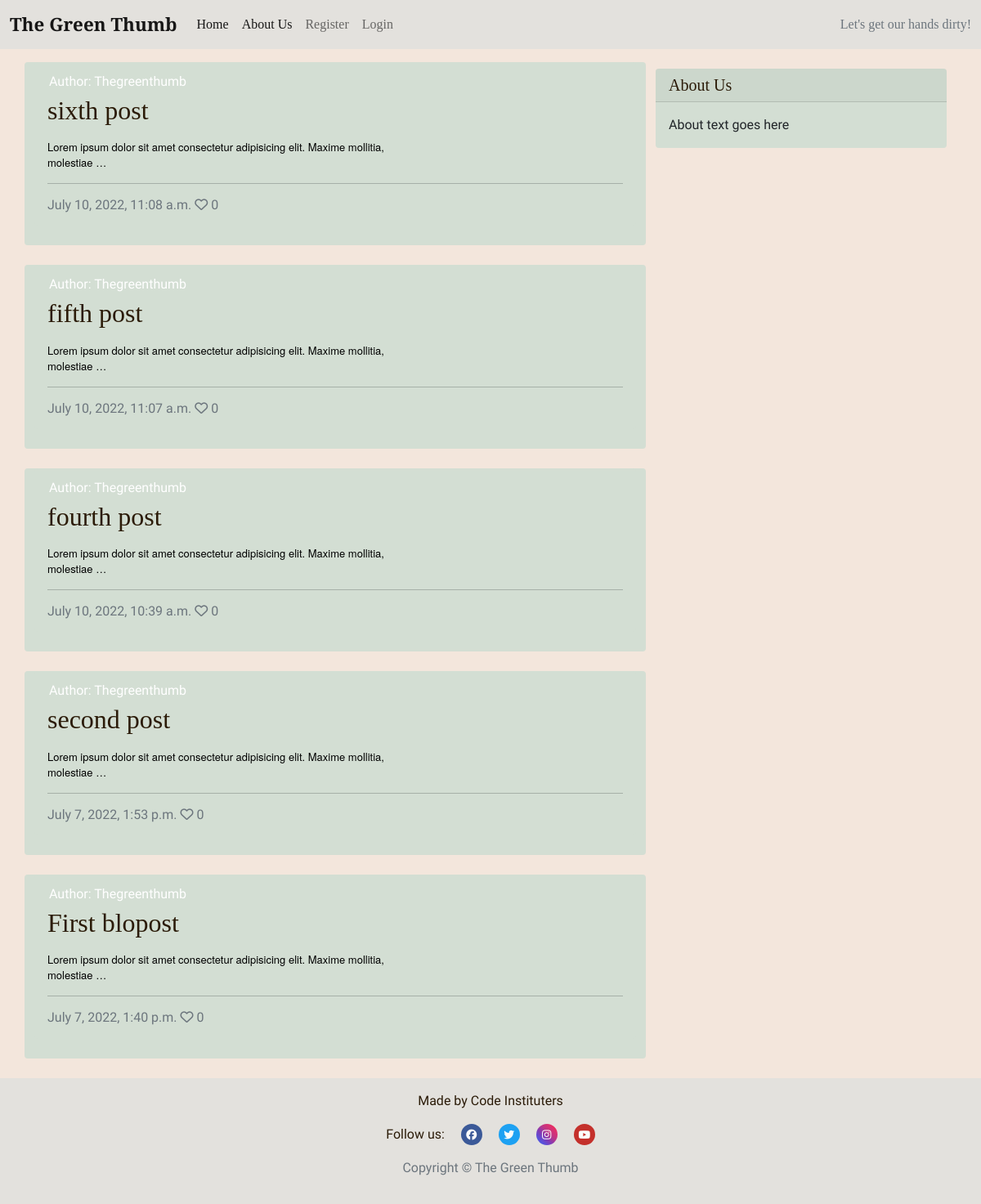
The page / on the database its author committed.
### blog/models.py (models this page shows, shortened)
class BlogPost(models.Model):
    title = models.CharField(
        max_length=200, unique=True, null=False, blank=False)
    slug = models.SlugField(max_length=200, unique=True)
    created_on = models.DateTimeField(auto_now_add=True)
    updated_on = models.DateTimeField(auto_now=True)
    content = models.TextField(blank=True)
    excerpt = models.TextField(blank=True)
    author = models.ForeignKey(
        User, on_delete=models.CASCADE, related_name='blog_posts',
        default=id(0))
    status = models.IntegerField(choices=STATUS, default=0)
    featured_image = CloudinaryField('image', default='placeholder')
    likes = models.ManyToManyField(
        User, related_name='blogpost_like', blank=True)
    class Meta:
        ordering = ['-created_on']
    def number_of_likes(self):
        return self.likes.count()

### blog/views.py (the view)
# urls.py: path('', views.PostList.as_view(), name='home'),
class PostList(generic.ListView):
    model = BlogPost
    queryset = BlogPost.objects.filter(status=1).order_by('-created_on')
    context_object_name = 'post_list'
    template_name = 'index.html'
    paginate_by = 6

### templates/index.html (shortened to what this page needs)
{% extends "base.html" %}
{% block content %}
<div class="container">
    <div class="row">
        <div class="col-md-8 mt-3 left">
            <div class="row">
                {% for post in post_list %}
                <div class="card mb-4">
                    <div class="card mb-4">
                        <div class="card-body">
                            <div class="image-container">
                                <div class="image-flash">
                                    <p class="author">Author: {{ post.author }}</p>
                                </div>
                            </div>
                            <a href="{% url 'post_detail' post.slug %}" class="post-link">
                                <h2 class="card-title">{{ post.title }}</h2>
                                <p class="card-text">{{ post.content|truncatewords:50|safe }} </p>
                            </a>
                            <hr />
                            <p class="card-text text-muted h6">{{ post.created_on}} <i class="far fa-heart"></i>
                                {{ post.number_of_likes }}</p>
                        </div>
                    </div>
                </div>
                {% endfor %}
            </div>
        </div>
        {% block sidebar %}
        {% include 'sidebar.html' %}
        {% endblock sidebar %}
    </div>
</div>
{%endblock%}

### static/css/style.css (style rules this page uses)
* { margin: 0; padding: 0; border: none; box-sizing: border-box; }
body { background-color: #f3e6dc; background-image: url('https://res.cloudinary.com/mikakallberg/image/upload/w_1000,ar_16:9,c_fill,g_auto,e_sharpen/v1656959952/dirt_sun_tndbjc.jpg'); background-position: center center; background-repeat: no-repeat; background-size: cover; background-attachment:fixed; }
html, body { height: 100%; }
h1, h2, h3, h4, h5 { font-family: 'Playfair Display', serif; color: #2b1b08; }
p { font-family: 'Gentium Book Plus', sans-serif; }
a { text-decoration: none; color: inherit; }
.card { border: none; background-color: #d3ded3; }
.image-container { position: relative; }
.image-flash { position: absolute; bottom: 0; min-width: 30%; left: -2px; background-color: transparent; }
.author { color: white; margin: 4px; text-transform: capitalize; }
.post-link { text-decoration: none; color: #445261; }

### rows shown on the page
BlogPost: author "Thegreenthumb", title "sixth post", content "Lorem ipsum dolor sit amet consectetur adipisicing elit. Maxime mollitia, molestiae …", created_on "July 10, 2022, 11:08 a.m.", number_of_likes "0"
BlogPost: author "Thegreenthumb", title "fifth post", content "Lorem ipsum dolor sit amet consectetur adipisicing elit. Maxime mollitia, molestiae …", created_on "July 10, 2022, 11:07 a.m.", number_of_likes "0"
BlogPost: author "Thegreenthumb", title "fourth post", content "Lorem ipsum dolor sit amet consectetur adipisicing elit. Maxime mollitia, molestiae …", created_on "July 10, 2022, 10:39 a.m.", number_of_likes "0"
BlogPost: author "Thegreenthumb", title "second post", content "Lorem ipsum dolor sit amet consectetur adipisicing elit. Maxime mollitia, molestiae …", created_on "July 7, 2022, 1:53 p.m.", number_of_likes "0"
BlogPost: author "Thegreenthumb", title "First blopost", content "Lorem ipsum dolor sit amet consectetur adipisicing elit. Maxime mollitia, molestiae …", created_on "July 7, 2022, 1:40 p.m.", number_of_likes "0"
